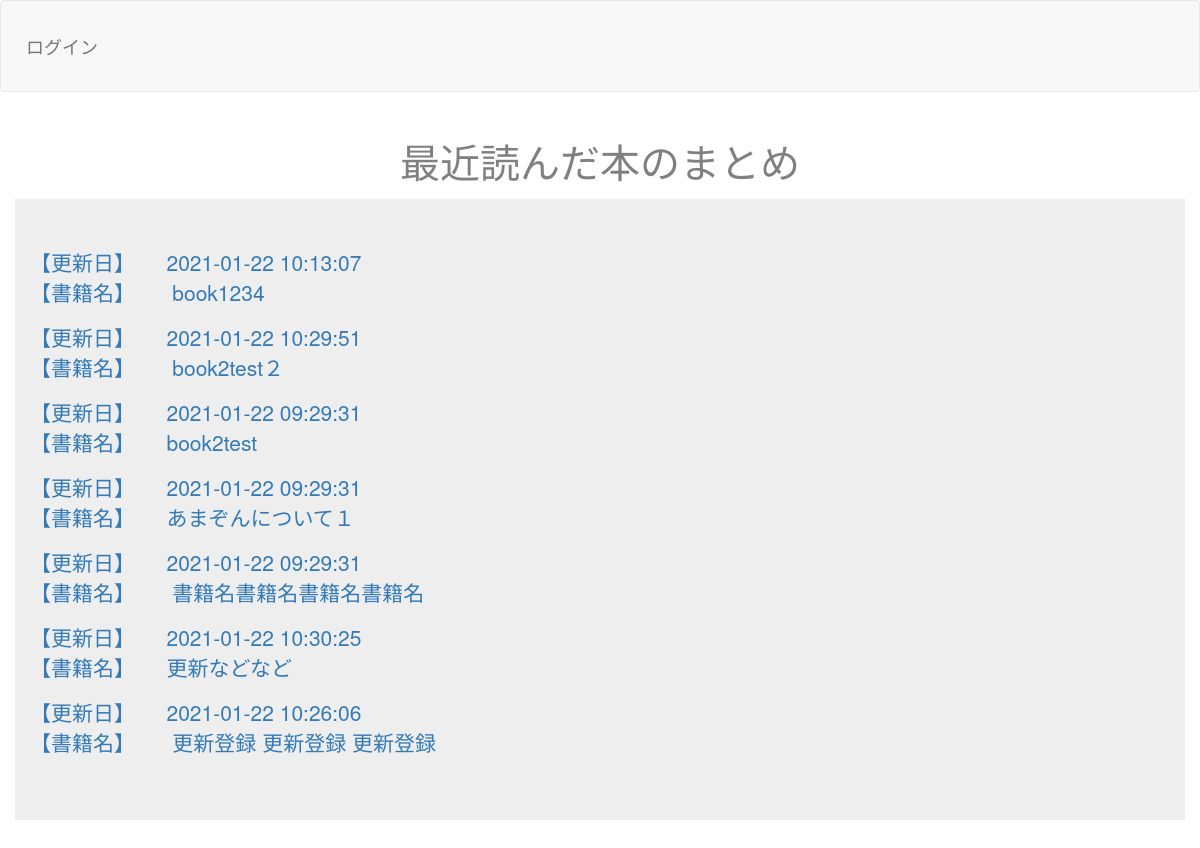
The page /top.php on the database its author committed.
### tables this page shows
CREATE TABLE `gs_bm_table` (
  `id` int(12) NOT NULL,
  `bookname` varchar(64) NOT NULL,
  `url` text NOT NULL,
  `comment` text NOT NULL,
  `indate` timestamp NOT NULL DEFAULT CURRENT_TIMESTAMP,
  `updated` timestamp NOT NULL DEFAULT CURRENT_TIMESTAMP ON UPDATE CURRENT_TIMESTAMP
);

### funcs.php (called while the page is built, shortened)
<?php
function h($str)
{
    return htmlspecialchars($str, ENT_QUOTES);
}

### top.php (the view, shortened to what this page needs)
<?php
require_once('funcs.php');
$pdo = db_conn();
$stmt = $pdo->prepare("SELECT * FROM gs_bm_table");
$status = $stmt->execute();
$view = "";
if ($status == false) {
    $error = $stmt->errorInfo();
    exit("ErrorQuery:" . $error[2]);
} else {
    while ($result = $stmt->fetch(PDO::FETCH_ASSOC)) {
        $view .= '<p>';
        $view .= '<a href = "bm_update_view2.php?id=' .$result['id']. '">';
        $view .= '【更新日】　　' . h($result['updated']) . '<br>' .
                 '【書籍名】　　' . h($result['bookname']) . '<br>' ;
        $view .= '</a>';
        $view .= '</p>';
    }
}
?>
<!DOCTYPE html>
<html lang="ja">
<head>
    <link href="css/bootstrap.min.css" rel="stylesheet">
</head>
<body>
    <header>
        <nav class="navbar navbar-default">
            <div class="container-fluid">
                 <div class="navbar-header"><a class="navbar-brand" href="login.php">ログイン</a></div>
            </div>
        </nav>
    </header>
    <div>
        <div style="color:gray; font-size:40px; text-align:center;">最近読んだ本のまとめ</div>
        <div class="container jumbotron"><?= $view ?></div>
    </div>
</body>
</html>

### top.php (style rules this page uses)
div { padding: 10px; font-size: 16px; }

### rows shown on the page
gs_bm_table: updated "2021-01-22 10:13:07", bookname "book1234"
gs_bm_table: updated "2021-01-22 10:29:51", bookname "book2test２"
gs_bm_table: updated "2021-01-22 09:29:31", bookname "book2test"
gs_bm_table: updated "2021-01-22 09:29:31", bookname "あまぞんについて１"
gs_bm_table: updated "2021-01-22 09:29:31", bookname "書籍名書籍名書籍名書籍名"
gs_bm_table: updated "2021-01-22 10:30:25", bookname "更新などなど"
gs_bm_table: updated "2021-01-22 10:26:06", bookname "更新登録 更新登録 更新登録"
